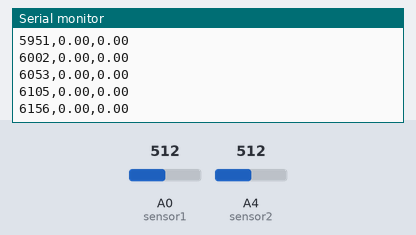
The sketch below on a simulated Arduino Uno, built with avr-gcc and run on an emulated ATmega328P. Parts: the last lines printed to the serial monitor. The test bench sets the inputs (shaded band); at power-on: A0 (sensor1) = 512, A4 (sensor2) = 512.

Above: at 6.2 s.
6.3 s: A0 (sensor1) set to 419
At 6.32 s:
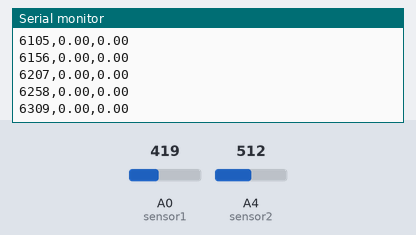
7.8 s: A0 (sensor1) set to 388
At 7.81 s:
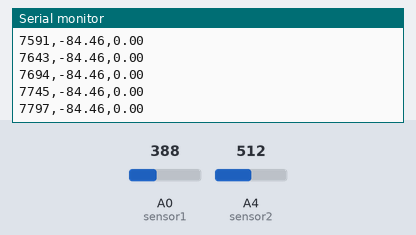
Timing chart, 0 to 10.8 s (numbered marks = the images above; inputs shaded):
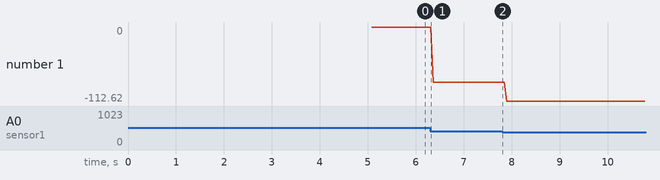

The sketch:

Data_to_csv.ino
```cpp
// Se toman n mediciones y se saca el promedio de todas esas, dura como 3 segundos cada promedio

const int num_med = 1; // Mediciones por cada punto -> En 1 para lecturas reales
const int med_zero = 100; // Mediciones para hacer el zero level

// First sensor variables
const int sensor1 = A0;
float voltage1;
float distance_avg1 = 0;
float zero_lvl1 = 0;

// Second sensor variables
const int sensor2 = A4;
float voltage2;
float distance_avg2 = 0;
float zero_lvl2 = 0;

void setup() {
  Serial.begin(9600);
  pinMode(sensor1, INPUT);
  pinMode(sensor2, INPUT);

  zero_lvl1 = 0; // Hacer reset por favor!
  zero_lvl2 = 0; // Hacer reset por favor!
  for (int i = 0; i < med_zero; i++) {
    voltage1 = analogRead(sensor1);
    voltage2 = analogRead(sensor2);
    zero_lvl1 = zero_lvl1 + voltage1 / 1024 * 930 + 70; // Mapeo manual para tener decimales (regla de 3)
    zero_lvl2 = zero_lvl2 + voltage2 / 1024 * 930 + 70;
    delay(50);
  }

  // Zero level setting
  zero_lvl1 = zero_lvl1 / med_zero; // Saca el promedio
  zero_lvl2 = zero_lvl2 / med_zero;

  Serial.println(zero_lvl1);
  Serial.println(zero_lvl2);
}

void loop() {
  // Hace las n mediciones y las suma
  distance_avg1 = 0; // Hacer reset por favor!
  distance_avg2 = 0;
  for (int i = 0; i < num_med; i++) {
    voltage1 = analogRead(sensor1);
    voltage2 = analogRead(sensor2);
    distance_avg1 = distance_avg1 + voltage1 / 1024 * 930 + 70; // Mapeo manual para tener decimales (regla de 3)
    distance_avg2 = distance_avg2 + voltage2 / 1024 * 930 + 70;
    // distance_avg = map(voltage,0,1024,30,500); // Mapeo automático de Arduino
    delay(50);
  }

  distance_avg1 = distance_avg1 / num_med;
  distance_avg2 = distance_avg2 / num_med;

  // Calibración hecha en el excel
  Serial.print(millis());
  Serial.print(",");
  //Serial.print("Sensor 1:");
  Serial.print(distance_avg1 - zero_lvl1);
  Serial.print(",");
  //Serial.print(" - Sensor 2:");
  Serial.println(distance_avg2 - zero_lvl2);
}
```

Measured:
- plotted number 1: 0 → -84.46 after the input at 6.3 s
